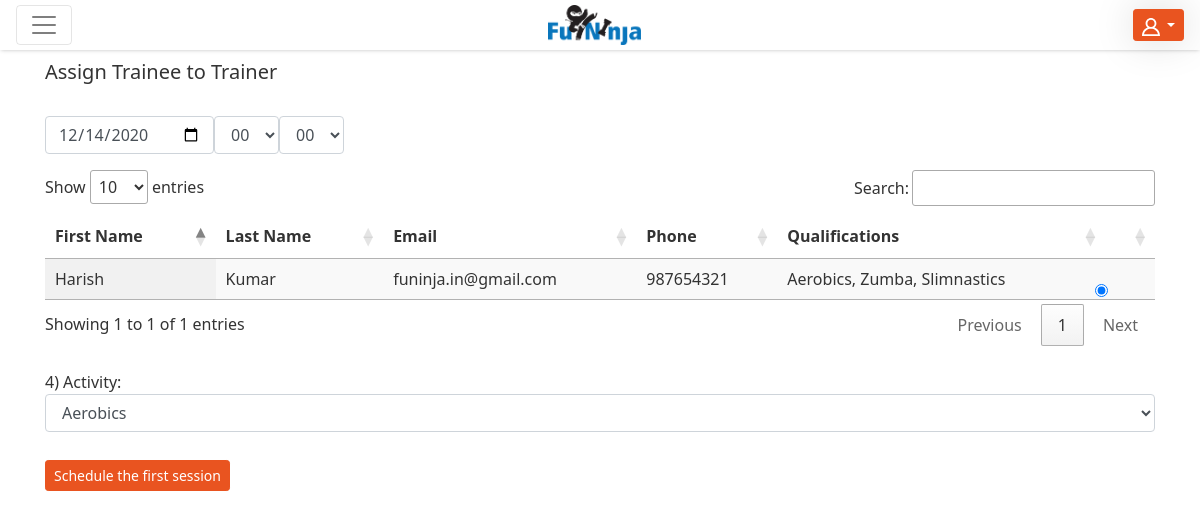
/admin/assign_product.php (signed in), run on the app's committed database.
### tables this page shows
CREATE TABLE `user_attributes` (
  `uid` int(11) NOT NULL,
  `attribute_id` int(11) NOT NULL,
  `attribute_value` varchar(64) NOT NULL,
  `valid_from` datetime NOT NULL,
  `valid_to` date DEFAULT NULL
);

CREATE TABLE `users` (
  `uid` int(11) NOT NULL,
  `username` varchar(64) NOT NULL,
  `user_type_id` int(11) NOT NULL,
  `email` varchar(64) NOT NULL,
  `password` longtext NOT NULL,
  `email_verified` tinytext NOT NULL,
  `reg_dt` datetime NOT NULL DEFAULT CURRENT_TIMESTAMP,
  `source` varchar(64) DEFAULT NULL,
  `ext_name` varchar(64) DEFAULT NULL
);

### classes/User.php (called while the page is built, shortened)
<?php
require_once ( ROOT_DIR.'/includes/autoloader.php' );
class User {
  public $uid;
  function __construct($uid, $conn) {
    $this->uid = $uid;
    $this->setUserAttributes($conn);
    $this->setEmailId($conn);
    $this->setUserType($conn);
    $this->setNextSession($conn);
  }
  function setEmailId($conn){
    $sql = "select email from users where uid = ".$this->uid.";";
    $stmt = mysqli_stmt_init($conn);
    if(!mysqli_stmt_prepare($stmt, $sql)){
      return "sqlerror";
    } else {
      mysqli_stmt_execute($stmt);
      $result = mysqli_stmt_get_result($stmt);
      while($row = $result->fetch_assoc()) {
        $this->email=$row['email'];
      }
    }
  }
  function setUserType($conn){
    $sql = "select ut.user_type_desc from users u, user_types ut where u.user_type_id=ut.user_type_id and u.uid= ".$this->uid.";";
    $stmt = mysqli_stmt_init($conn);
    if(!mysqli_stmt_prepare($stmt, $sql)){
      return "sqlerror";
    } else {
      mysqli_stmt_execute($stmt);
      $result = mysqli_stmt_get_result($stmt);
      while($row = $result->fetch_assoc()) {
        $this->type=$row['user_type_desc'];
      }
    }
  }
  function setUserAttributes($conn){
    $sql = "select uad.attribute_name, ua.attribute_value from users u, user_attribute_definitions uad, user_attributes ua
            where u.uid = ".$this->uid." and u.uid=ua.uid and ua.attribute_id=uad.attribute_id and sysdate() BETWEEN ua.valid_from and
            IFNULL(ua.valid_to,  DATE_ADD(sysdate(), INTERVAL 1 YEAR) );";
    $stmt = mysqli_stmt_init($conn);
    if(!mysqli_stmt_prepare($stmt, $sql)){
      return "sqlerror";
    } else {
      mysqli_stmt_execute($stmt);
      $result = mysqli_stmt_get_result($stmt);
      while($row = $result->fetch_assoc()) {
        switch ($row['attribute_name']) {
          case "first_name":
            $this->firstName = $row['attribute_value'];
            break;
          case "last_name":
            $this->lastName = $row['attribute_value'];
            break;
          case "date_of_birth":
            $this->dateOfBirth = $row['attribute_value'];
            break;
          case "phone_number":
            $this->phoneNumber = $row['attribute_value'];
            break;
          case "gender":
            $this->gender = $row['attribute_value'];
            break;
          case "Zoom ID":
            $this->zoomID = $row['attribute_value'];
            break;
          }
      }
    }
  }
  function setNextSession($conn){
    $sql="select s.* from sessions s, user_products up where s.user_product_id=up.id
     and s.sch_dt_tm is not null and s.completed is null and up.uid = '".$this->uid."' order by sch_dt_tm";
     $stmt = mysqli_stmt_init($conn);
     mysqli_stmt_prepare($stmt, $sql);
     mysqli_stmt_execute($stmt);
     $result = mysqli_stmt_get_result($stmt);
  }
}
?>

### classes/Trainer.php (called while the page is built, shortened)
<?php
require_once ( ROOT_DIR.'/includes/autoloader.php' );
class Trainer extends User{
  function __construct($uid, $conn) {
    parent::__construct($uid, $conn);
    $this->setQualifiedActivities($conn);
  }
  function setQualifiedActivities($conn){
    $uid=$this->uid;
    $sql="select activity_type_id from qualifications where uid=$uid;";
    $stmt = mysqli_stmt_init($conn);
    mysqli_stmt_prepare($stmt, $sql);
    mysqli_stmt_execute($stmt);
    $result = mysqli_stmt_get_result($stmt);
    while($row = $result->fetch_assoc()) {
      $activityName=Activity::getName($row['activity_type_id'],$conn);
    }
  }
}
 ?>

### classes/Activity.php (called while the page is built, shortened)
<?php
require_once ROOT_DIR.'/includes/autoloader.php' ;
class Activity {
  static function getName($activityId, $conn){
    $sql = "select name from activity_types where id='".$activityId."';";
    $stmt = mysqli_stmt_init($conn);
    if(!mysqli_stmt_prepare($stmt, $sql)){
      return "sqlerror";
    } else {
      mysqli_stmt_execute($stmt);
      $result = mysqli_stmt_get_result($stmt);
      while($row = $result->fetch_assoc()) {
        return $row['name'];
      }
      return 0;
    }
  }
}
?>

### includes/autoloader.php (called while the page is built, shortened)
<?php
function myAutoLoader($className) {
  $path = ROOT_DIR."/classes/";
  $extension = ".php";
  $fullPath = $path . $className . $extension;
}
?>

### classes/Product.php (called while the page is built, shortened)
<?php
require_once ( ROOT_DIR.'/includes/autoloader.php' );
class Product {
  static function getActivities($conn){
    $sql = "select * from activity_types;";
    $stmt = mysqli_stmt_init($conn);
    if(!mysqli_stmt_prepare($stmt, $sql)){
      return "sqlerror";
    } else {
      mysqli_stmt_execute($stmt);
      $result = mysqli_stmt_get_result($stmt);
      $productList = [];
      while($row = $result->fetch_assoc()) {
        array_push($productList, $row['name']);
      }
      return $productList;
    }
  }
}
?>

### admin/assign_product.php (the view, shortened to what this page needs)
<?php
include ROOT_DIR."/includes/autoloader.php";
require ROOT_DIR."/header.php";
?>
<link rel="stylesheet" type="text/css" href="https://cdn.datatables.net/1.10.22/css/jquery.dataTables.min.css">
<?php
$session = json_decode($_POST['session']);
$activities = Product::getActivities($conn);
$date = date_create($session->trialDate);
$dateString= date_format($date,"Y-m-d");
$allMinutes = [];
$allHours = [];
for ($i=0; $i <60 ; $i++) {
  array_push($allMinutes,str_pad($i, 2, "0", STR_PAD_LEFT));
}
for ($i=0; $i <24 ; $i++) {
  array_push($allHours,str_pad($i, 2, "0", STR_PAD_LEFT));
}
$trainers = getTrainerList($conn);
?>
<div class="container">
  <h5> Assign Trainee to Trainer </h5><br>
<form action = "process_product_assignment.php" method="post">
  <div class="form-group">
    <fieldset class="form-inline">
      <input class="form-control" type="date"  id="date" name="date" value="<?php echo $dateString;?>">
    <select class="form-control" name="hour">
      <?php
      foreach ($allHours as $value) {
        echo "<option>".$value."</option>";
      }
      ?>
    </select>
    <select class="form-control" name="minute">
      <?php
      foreach ($allMinutes as $value) {
        echo "<option>".$value."</option>";
      }
      ?>
    </select>
    </fieldset>
  </div>
  <table id='users' class='display' style='width:100%'><thead>
    <tr>
    <th> First Name </th>
    <th> Last Name </th>
    <th> Email </th>
    <th> Phone </th>
    <th> Qualifications </th>
    <th> </th>
    </tr><thead><tbody>
<?php
  foreach ($trainers as $value) {
    echo "<tr>
        <td>" . $value->firstName .
        "</td>
        <td>" . $value->lastName .
        "</td>
        <td>" . $value->email .
        "</td>
        <td>" . $value->phoneNumber .
        "</td>
        <td>" . $value->qualifiedActivitiesString .
        "</td>
        <td>
        <input class='form-check-input' type='radio' name='trainerSelect' id='trainerSelect' value='" . $value->uid . "' checked>
        </td>
        </tr>";
  }
  echo "</tbody></table>";
?>
  <br>
  4) Activity: <br>
<select class="form-control" name="activity">
  <?php
  foreach ($activities as $value) {
    echo "<option>".$value."</option>";
  }
  ?>
</select>
<br><button class="btn btn-sm btn-primary mt-1" type="submit" name="scheduleFirstSession">Schedule the first session</button>
</div>
<?php
function getTrainerList($conn){
  $trainerUidList=[];
  $trainerList=[];
  $sql='select uid from users where user_type_id=1';
  $stmt = mysqli_stmt_init($conn);
  if(!mysqli_stmt_prepare($stmt, $sql)){
    return "sqlerror";
  } else {
    mysqli_stmt_execute($stmt);
    $result = mysqli_stmt_get_result($stmt);
    while($row = $result->fetch_assoc()) {
      array_push($trainerUidList, $row['uid']);
    }
  }
  foreach ($trainerUidList as $value) {
    array_push($trainerList, new Trainer($value, $conn));
  }
  return $trainerList;
}
?>

### css/custom.css (style rules this page uses)
html { position: relative; min-height: 100%; }
body { background-color: white; font-family: Segoe UI,Frutiger,Frutiger Linotype,Dejavu Sans,Helvetica Neue,Arial,sans-serif; }

### data on the page
user_attributes: attribute_value "Harish"
user_attributes: attribute_value "Kumar"
users: email "funinja.in@gmail.com"
user_attributes: attribute_value "987654321"

### other printed values
$value->qualifiedActivitiesString "Aerobics, Zumba, Slimnastics"
form field hour "00"
form field minute "00"
form field activity "Aerobics"
